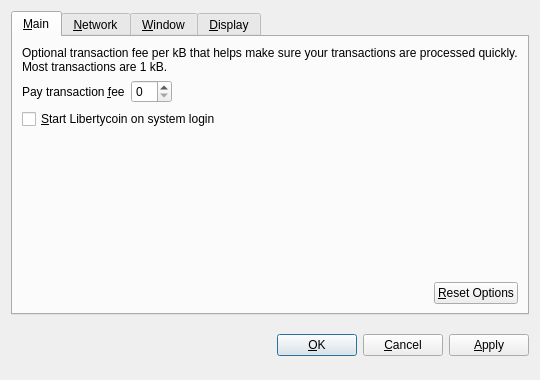
<?xml version="1.0" encoding="UTF-8"?>
<ui version="4.0">
 <class>OptionsDialog</class>
 <widget class="QDialog" name="OptionsDialog">
  <property name="geometry">
   <rect>
    <x>0</x>
    <y>0</y>
    <width>540</width>
    <height>380</height>
   </rect>
  </property>
  <property name="windowTitle">
   <string>Options</string>
  </property>
  <property name="modal">
   <bool>true</bool>
  </property>
  <layout class="QVBoxLayout" name="verticalLayout">
   <item>
    <widget class="QTabWidget" name="tabWidget">
     <property name="tabPosition">
      <enum>QTabWidget::North</enum>
     </property>
     <property name="currentIndex">
      <number>0</number>
     </property>
     <widget class="QWidget" name="tabMain">
      <attribute name="title">
       <string>&amp;Main</string>
      </attribute>
      <layout class="QVBoxLayout" name="verticalLayout_Main">
       <item>
        <widget class="QLabel" name="transactionFeeInfoLabel">
         <property name="text">
          <string>Optional transaction fee per kB that helps make sure your transactions are processed quickly. Most transactions are 1 kB.</string>
         </property>
         <property name="textFormat">
          <enum>Qt::PlainText</enum>
         </property>
         <property name="wordWrap">
          <bool>true</bool>
         </property>
        </widget>
       </item>
       <item>
        <layout class="QHBoxLayout" name="horizontalLayout_1_Main">
         <item>
          <widget class="QLabel" name="transactionFeeLabel">
           <property name="text">
            <string>Pay transaction &amp;fee</string>
           </property>
           <property name="textFormat">
            <enum>Qt::PlainText</enum>
           </property>
           <property name="buddy">
            <cstring>transactionFee</cstring>
           </property>
          </widget>
         </item>
         <item>
          <widget class="BitcoinAmountField" name="transactionFee"/>
         </item>
         <item>
          <spacer name="horizontalSpacer_1_Main">
           <property name="orientation">
            <enum>Qt::Horizontal</enum>
           </property>
           <property name="sizeHint" stdset="0">
            <size>
             <width>40</width>
             <height>20</height>
            </size>
           </property>
          </spacer>
         </item>
        </layout>
       </item>
       <item>
        <widget class="QCheckBox" name="bitcoinAtStartup">
         <property name="toolTip">
          <string>Automatically start Libertycoin after logging in to the system.</string>
         </property>
         <property name="text">
          <string>&amp;Start Libertycoin on system login</string>
         </property>
        </widget>
       </item>
       <item>
        <spacer name="verticalSpacer_Main">
         <property name="orientation">
          <enum>Qt::Vertical</enum>
         </property>
         <property name="sizeHint" stdset="0">
          <size>
           <width>20</width>
           <height>40</height>
          </size>
         </property>
        </spacer>
       </item>
       <item>
        <layout class="QHBoxLayout" name="horizontalLayout_2_Main">
         <item>
          <spacer name="horizontalSpacer_2_Main">
           <property name="orientation">
            <enum>Qt::Horizontal</enum>
           </property>
           <property name="sizeHint" stdset="0">
            <size>
             <width>40</width>
             <height>20</height>
            </size>
           </property>
          </spacer>
         </item>
         <item>
          <widget class="QPushButton" name="resetButton">
           <property name="toolTip">
            <string>Reset all client options to default.</string>
           </property>
           <property name="text">
            <string>&amp;Reset Options</string>
           </property>
           <property name="autoDefault">
            <bool>false</bool>
           </property>
          </widget>
         </item>
        </layout>
       </item>
      </layout>
     </widget>
     <widget class="QWidget" name="tabNetwork">
      <attribute name="title">
       <string>&amp;Network</string>
      </attribute>
      <layout class="QVBoxLayout" name="verticalLayout_Network">
       <item>
        <widget class="QCheckBox" name="mapPortUpnp">
         <property name="toolTip">
          <string>Automatically open the Libertycoin client port on the router. This only works when your router supports UPnP and it is enabled.</string>
         </property>
         <property name="text">
          <string>Map port using &amp;UPnP</string>
         </property>
        </widget>
       </item>
       <item>
        <widget class="QCheckBox" name="connectSocks">
         <property name="toolTip">
          <string>Connect to the Libertycoin network through a SOCKS proxy (e.g. when connecting through Tor).</string>
         </property>
         <property name="text">
          <string>&amp;Connect through SOCKS proxy:</string>
         </property>
        </widget>
       </item>
       <item>
        <layout class="QHBoxLayout" name="horizontalLayout_Network">
         <item>
          <widget class="QLabel" name="proxyIpLabel">
           <property name="text">
            <string>Proxy &amp;IP:</string>
           </property>
           <property name="textFormat">
            <enum>Qt::PlainText</enum>
           </property>
           <property name="buddy">
            <cstring>proxyIp</cstring>
           </property>
          </widget>
         </item>
         <item>
          <widget class="QValidatedLineEdit" name="proxyIp">
           <property name="maximumSize">
            <size>
             <width>140</width>
             <height>16777215</height>
            </size>
           </property>
           <property name="toolTip">
            <string>IP address of the proxy (e.g. 127.0.0.1)</string>
           </property>
          </widget>
         </item>
         <item>
          <widget class="QLabel" name="proxyPortLabel">
           <property name="text">
            <string>&amp;Port:</string>
           </property>
           <property name="textFormat">
            <enum>Qt::PlainText</enum>
           </property>
           <property name="buddy">
            <cstring>proxyPort</cstring>
           </property>
          </widget>
         </item>
         <item>
          <widget class="QLineEdit" name="proxyPort">
           <property name="maximumSize">
            <size>
             <width>55</width>
             <height>16777215</height>
            </size>
           </property>
           <property name="toolTip">
            <string>Port of the proxy (e.g. 9050)</string>
           </property>
          </widget>
         </item>
         <item>
          <widget class="QLabel" name="socksVersionLabel">
           <property name="text">
            <string>SOCKS &amp;Version:</string>
           </property>
           <property name="textFormat">
            <enum>Qt::PlainText</enum>
           </property>
           <property name="buddy">
            <cstring>socksVersion</cstring>
           </property>
          </widget>
         </item>
         <item>
          <widget class="QValueComboBox" name="socksVersion">
           <property name="toolTip">
            <string>SOCKS version of the proxy (e.g. 5)</string>
           </property>
          </widget>
         </item>
         <item>
          <spacer name="horizontalSpacer_Network">
           <property name="orientation">
            <enum>Qt::Horizontal</enum>
           </property>
           <property name="sizeHint" stdset="0">
            <size>
             <width>40</width>
             <height>20</height>
            </size>
           </property>
          </spacer>
         </item>
        </layout>
       </item>
       <item>
        <spacer name="verticalSpacer_Network">
         <property name="orientation">
          <enum>Qt::Vertical</enum>
         </property>
         <property name="sizeHint" stdset="0">
          <size>
           <width>20</width>
           <height>40</height>
          </size>
         </property>
        </spacer>
       </item>
      </layout>
     </widget>
     <widget class="QWidget" name="tabWindow">
      <attribute name="title">
       <string>&amp;Window</string>
      </attribute>
      <layout class="QVBoxLayout" name="verticalLayout_Window">
       <item>
        <widget class="QCheckBox" name="minimizeToTray">
         <property name="toolTip">
          <string>Show only a tray icon after minimizing the window.</string>
         </property>
         <property name="text">
          <string>&amp;Minimize to the tray instead of the taskbar</string>
         </property>
        </widget>
       </item>
       <item>
        <widget class="QCheckBox" name="minimizeOnClose">
         <property name="toolTip">
          <string>Minimize instead of exit the application when the window is closed. When this option is enabled, the application will be closed only after selecting Quit in the menu.</string>
         </property>
         <property name="text">
          <string>M&amp;inimize on close</string>
         </property>
        </widget>
       </item>
       <item>
        <spacer name="verticalSpacer_Window">
         <property name="orientation">
          <enum>Qt::Vertical</enum>
         </property>
         <property name="sizeHint" stdset="0">
          <size>
           <width>20</width>
           <height>40</height>
          </size>
         </property>
        </spacer>
       </item>
      </layout>
     </widget>
     <widget class="QWidget" name="tabDisplay">
      <attribute name="title">
       <string>&amp;Display</string>
      </attribute>
      <layout class="QVBoxLayout" name="verticalLayout_Display">
       <item>
        <layout class="QHBoxLayout" name="horizontalLayout_1_Display">
         <item>
          <widget class="QLabel" name="langLabel">
           <property name="text">
            <string>User Interface &amp;language:</string>
           </property>
           <property name="textFormat">
            <enum>Qt::PlainText</enum>
           </property>
           <property name="buddy">
            <cstring>lang</cstring>
           </property>
          </widget>
         </item>
         <item>
          <widget class="QValueComboBox" name="lang">
           <property name="toolTip">
            <string>The user interface language can be set here. This setting will take effect after restarting Libertycoin.</string>
           </property>
          </widget>
         </item>
        </layout>
       </item>
       <item>
        <layout class="QHBoxLayout" name="horizontalLayout_2_Display">
         <item>
          <widget class="QLabel" name="unitLabel">
           <property name="text">
            <string>&amp;Unit to show amounts in:</string>
           </property>
           <property name="textFormat">
            <enum>Qt::PlainText</enum>
           </property>
           <property name="buddy">
            <cstring>unit</cstring>
           </property>
          </widget>
         </item>
         <item>
          <widget class="QValueComboBox" name="unit">
           <property name="toolTip">
            <string>Choose the default subdivision unit to show in the interface and when sending coins.</string>
           </property>
          </widget>
         </item>
        </layout>
       </item>
       <item>
        <widget class="QCheckBox" name="displayAddresses">
         <property name="toolTip">
          <string>Whether to show Libertycoin addresses in the transaction list or not.</string>
         </property>
         <property name="text">
          <string>&amp;Display addresses in transaction list</string>
         </property>
        </widget>
       </item>
       <item>
        <widget class="QCheckBox" name="coinControlFeatures">
         <property name="toolTip">
          <string>Whether to show coin control features or not.</string>
         </property>
         <property name="text">
          <string>Display coin &amp;control features (experts only!)</string>
         </property>
        </widget>
       </item>
       <item>
        <spacer name="verticalSpacer_Display">
         <property name="orientation">
          <enum>Qt::Vertical</enum>
         </property>
         <property name="sizeHint" stdset="0">
          <size>
           <width>20</width>
           <height>40</height>
          </size>
         </property>
        </spacer>
       </item>
      </layout>
     </widget>
    </widget>
   </item>
   <item>
    <layout class="QHBoxLayout" name="horizontalLayout_Buttons">
     <item>
      <spacer name="horizontalSpacer_1">
       <property name="orientation">
        <enum>Qt::Horizontal</enum>
       </property>
       <property name="sizeHint" stdset="0">
        <size>
         <width>40</width>
         <height>48</height>
        </size>
       </property>
      </spacer>
     </item>
     <item>
      <widget class="QLabel" name="statusLabel">
       <property name="font">
        <font>
         <weight>75</weight>
         <bold>true</bold>
        </font>
       </property>
       <property name="text">
        <string/>
       </property>
       <property name="textFormat">
        <enum>Qt::PlainText</enum>
       </property>
       <property name="wordWrap">
        <bool>true</bool>
       </property>
      </widget>
     </item>
     <item>
      <spacer name="horizontalSpacer_2">
       <property name="orientation">
        <enum>Qt::Horizontal</enum>
       </property>
       <property name="sizeHint" stdset="0">
        <size>
         <width>40</width>
         <height>48</height>
        </size>
       </property>
      </spacer>
     </item>
     <item>
      <widget class="QPushButton" name="okButton">
       <property name="text">
        <string>&amp;OK</string>
       </property>
      </widget>
     </item>
     <item>
      <widget class="QPushButton" name="cancelButton">
       <property name="text">
        <string>&amp;Cancel</string>
       </property>
       <property name="autoDefault">
        <bool>false</bool>
       </property>
      </widget>
     </item>
     <item>
      <widget class="QPushButton" name="applyButton">
       <property name="text">
        <string>&amp;Apply</string>
       </property>
       <property name="autoDefault">
        <bool>false</bool>
       </property>
      </widget>
     </item>
    </layout>
   </item>
  </layout>
 </widget>
 <customwidgets>
  <customwidget>
   <class>BitcoinAmountField</class>
   <extends>QSpinBox</extends>
   <header>bitcoinamountfield.h</header>
  </customwidget>
  <customwidget>
   <class>QValueComboBox</class>
   <extends>QComboBox</extends>
   <header>qvaluecombobox.h</header>
  </customwidget>
  <customwidget>
   <class>QValidatedLineEdit</class>
   <extends>QLineEdit</extends>
   <header>qvalidatedlineedit.h</header>
  </customwidget>
 </customwidgets>
 <resources/>
 <connections/>
</ui>
